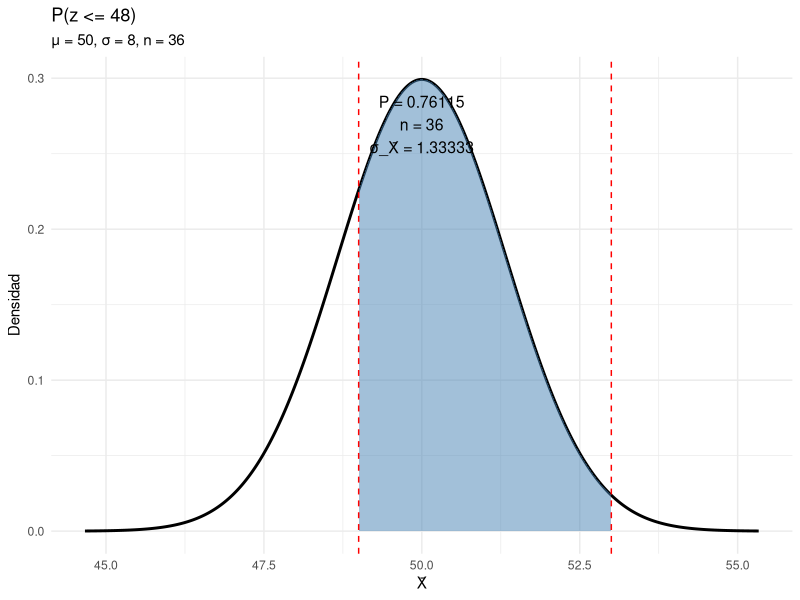

Write the R code that produced this figure.
library(ggplot2)

# function with ggplot2
ggplot_sampling_dist <- function(mean = 0, sd = 1, n = 1, lower = -Inf, upper = Inf, main = "Distribución de X̄") {
  # standard error
  se <- sd / sqrt(n)

  # create data
  x <- seq(mean - 4 * se, mean + 4 * se, length = 1000)
  df <- data.frame(x = x, y = dnorm(x, mean, se))

  # shaded area
  df_shade <- df[df$x >= lower & df$x <= upper,]

  # calculate probability
  prob <- pnorm(upper, mean, se) - pnorm(lower, mean, se)

  # create plot
  ggplot(df, aes(x, y)) +
    geom_line(linewidth = 1) +
    geom_area(data = df_shade, fill = "steelblue", alpha = 0.5) +
    geom_vline(
      xintercept = c(lower, upper)[is.finite(c(lower, upper))],
      linetype = "dashed", color = "red"
    ) +
    annotate(
      "text",
      x = mean,
      y = max(df$y) * 0.9,
      label = paste0("P = ", round(prob, 5), "\nn = ", n, "\nσ_X̄ = ", round(se, 5)),
      size = 4
    ) +
    labs(
      title = main,
      x = "X̄",
      y = "Densidad",
      subtitle = paste0("μ = ", mean, ", σ = ", sd, ", n = ", n)
    ) +
    theme_minimal()
}

# examples
# ggplot_sampling_dist(mean = 50, sd = 8, n = 36, lower = -Inf, upper = 48, main = "P(z <= 48)")
# ggplot_sampling_dist(mean = 50, sd = 8, n = 36, lower = 52, upper = Inf, main = "P(z <= 48)")
ggplot_sampling_dist(mean = 50, sd = 8, n = 36, lower = 49, upper = 53, main = "P(z <= 48)")
